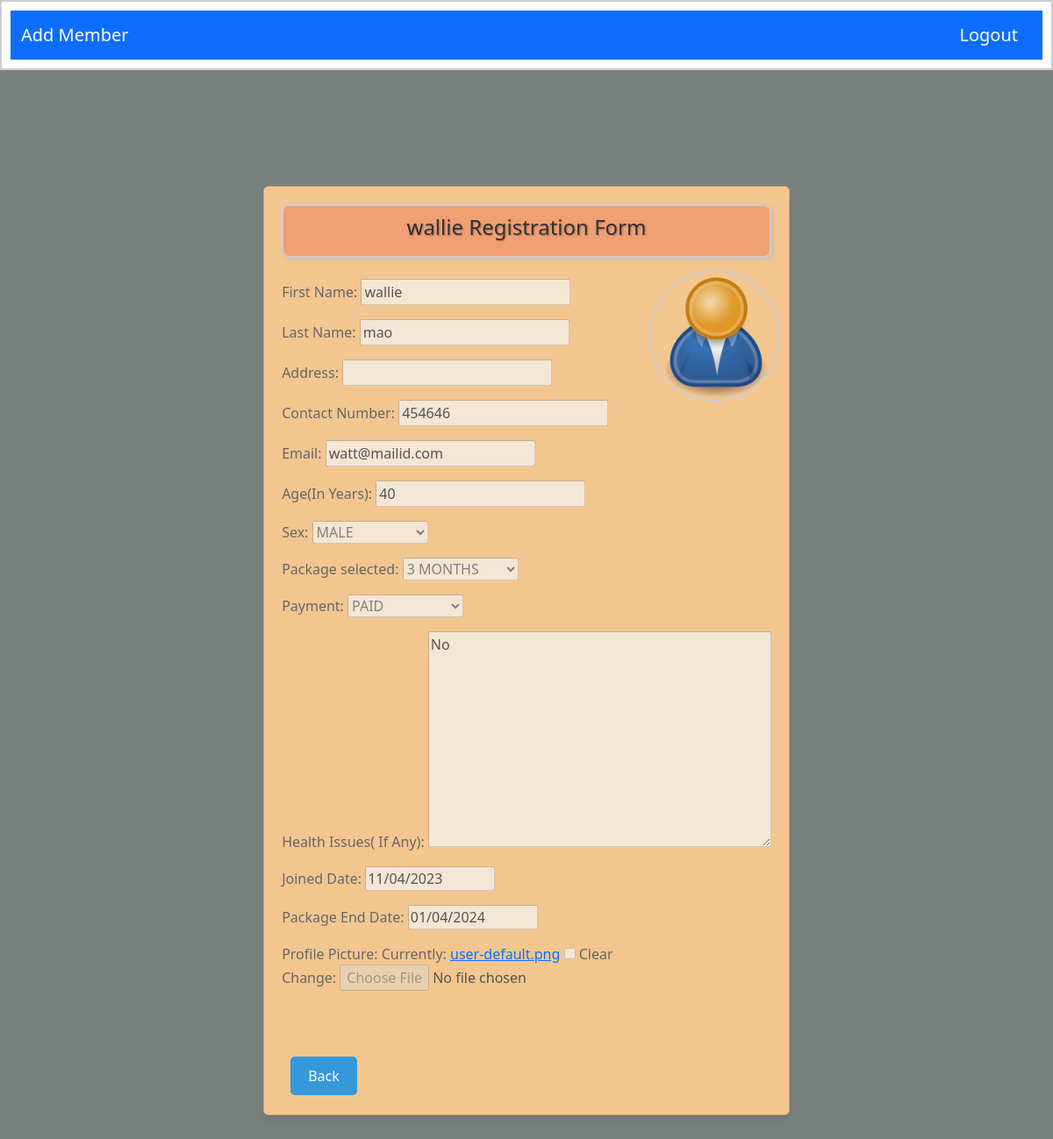
The app's page /view/16/ (signed in) with its own data.
### Project/models.py (models this page shows, shortened)
class Member(models.Model):
    SEX_CHOICES= [('MALE','MALE'),('FEMALE','FEMALE'),('OTHER','OTHER')]
    PACKAGE_CHOICES = [('1 MONTH','1 MONTH'),('3 MONTHS','3 MONTHS'),('6 MONTHS','6 MONTHS'),('12 MONTHS','12 MONTHS')]
    PAYMENT_STATUS = [('PAID','PAID'),('DUE','DUE')]
    f_name = models.CharField(max_length=100, blank=False, null=False)
    l_name = models.CharField(max_length=100, blank=False, null=False)
    address = models.CharField(max_length=200, blank=True, null=True)
    mobile_number = models.IntegerField(blank=False,null=False,default='+977')
    email = models.EmailField(blank=True, unique=True,null=True)
    age = models.IntegerField(blank=False, null=False,default=18)
    sex = models.CharField(max_length=30, choices=SEX_CHOICES, null=False)
    package_selected = models.CharField(max_length=30, choices=PACKAGE_CHOICES, null=False)
    payment = models.CharField(max_length=30, choices=PAYMENT_STATUS, null=False)
    health_conditions = models.TextField()
    date_joined = models.DateField(blank=False, default=timezone.now ,null= False)
    date_finish = models.DateField(blank=False, default=timezone.now, null=False)
    profile_pic = models.ImageField(null=True, blank=True, default='user-default.png')
    created = models.DateTimeField(auto_now_add=True)

### Project/views.py (the view)
# urls.py: path('view/<int:pk>/', projectIdView, name='project-view'),
@login_required(login_url='login')
def projectIdView(request, pk):
    page = 'Idview'
    project = Member.objects.get(id=pk)
    name = project.f_name
    form = MemberModelForm(instance=project)
    for field in form.fields.values():
        field.widget.attrs['disabled'] = True
    context = {'form':form, 'name':name,'project':project,'page':page,}
    return render(request, 'Project/project_view.html',context)

### Project/templates/Project/project_view.html (shortened to what this page needs)
{%extends 'main.html'%}
{% block content%}
{%if page == 'Idview'%}
<form action="" >
  <div class="centered-form">
    <div class="card">
        <div class="top-right image-container">
            <img src="{{project.profile_pic.url}}" alt="" class="profile-pic">
        </div>
        <div class="heading-box" >
        <h1> {{name}} Registration Form</h1>
      </div>
        <br>
      <div class="form__field">
        {{form.as_p}}
        <br>
        <br>
      </div>
      <div>
        <a href="{%url 'home'%}"><input type="button" class="cancel-button" value="Back"></a>
      </div>
    </form>
    {% endif %}
{% endblock content%}

### templates/main.html (shortened to what this page needs)
<html lang="en">
    {% load static %}
<head>
    <link href="https://cdn.jsdelivr.net/npm/bootstrap@5.3.2/dist/css/bootstrap.min.css" rel="stylesheet">
    <link rel="stylesheet" href="{% static 'styles/main.css'%}">
</head>
<body>
    {%include 'nav.html'%}
    {% block content%}
    {% endblock content%}
</body>
</html>

### templates/nav.html (shortened to what this page needs)
<html lang="en">
<head>
    <title</title>
</head>
<div class="bordered-content">
  <body>
    {% load static%}
    {% if request.user.is_authenticated %}
    <nav class="navbar bg-primary" data-bs-theme="dark">
        <div class="container-fluid">
          <a class="navbar-brand" href="{%url 'project-create'%}">Add Member</a>
          <a class="navbar-brand" href="{%url 'logout'%}"style="">Logout</a>
          </div>
        </div>
      {%endif%}
  </body>
</html>

### static/styles/main.css (style rules this page uses)
.bordered-content { border: 2px solid #ccc; padding: 10px; }
.centered-form { background-color: rgb(121, 129, 127); display: flex; justify-content: center; align-items: center; height: 100vh; }
.card { background-color: rgb(243, 198, 144); max-width: 800px; padding: 20px; margin: 0 auto; box-shadow: 0 4px 6px rgba(0, 0, 0, 0.1); max-height: 80vh; overflow-y: auto; }
.form__field { margin-bottom: 1px; }
.image-container { position: absolute; top: 20px; right: 20px; width: 150px; height: 150px; border: 2px solid #ccc; border-radius: 50%; overflow: hidden; }
.top-right { position: absolute; top: 95px; right: 10px; }
.profile-pic { max-width: 150px; max-height: 150px; }
.heading-box { background-color: rgba(231, 9, 9, 0.205); padding: 10px; border: 2px solid #ccc; border-radius: 8px; box-shadow: 3px 3px 5px 0 rgba(110, 156, 241, 0.2); text-align: center; }
.heading-box h1 { font-size: 24px; color: #333; text-shadow: 1px 1px 2px rgba(0, 0, 0, 0.3); }
p { color: #666; }
.delete-button, .cancel-button { padding: 10px 20px; margin: 10px; border: none; cursor: pointer; border-radius: 5px; }
.cancel-button { background-color: #3498db; color: white; }

### records on screen
Member: profile_pic (placeholder picture), f_name "wallie", l_name "mao", mobile_number "454646", email "watt@mailid.com", age "40", sex "MALE", package_selected "3 MONTHS", payment "PAID", health_conditions "No", date_joined "11/04/2023", date_finish "01/04/2024"
